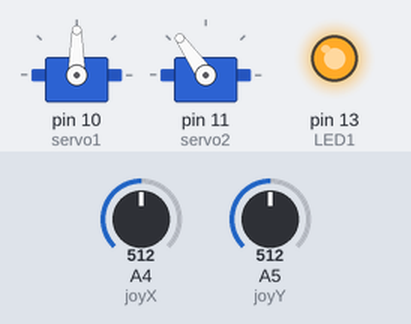
A sketch run on a simulated Arduino Uno, built with avr-gcc and run on an emulated ATmega328P. Shown: 2 × servo, output pins drawn as LEDs (lit = HIGH). The inputs (shaded band) are chosen by the test bench; at power-on: A4 (joyX) = 512, A5 (joyY) = 512.

Above: at 1.2 s.
1.3 s: A4 (joyX) set to 716
At 1.7 s:
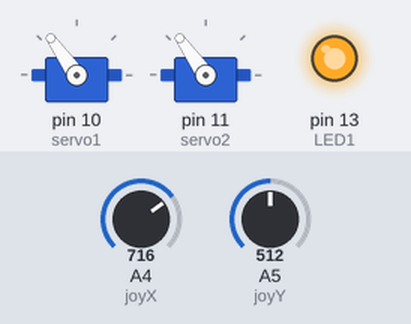
2.8 s: A5 (joyY) set to 716
At 4.0 s:
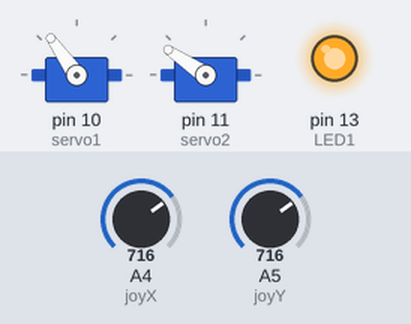
4.3 s: A4 (joyX) set to 900
At 5.2 s:
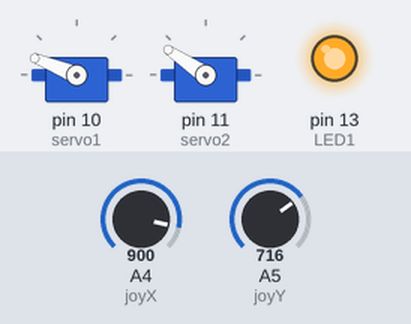
5.8 s: A5 (joyY) set to 900
At 6.4 s:
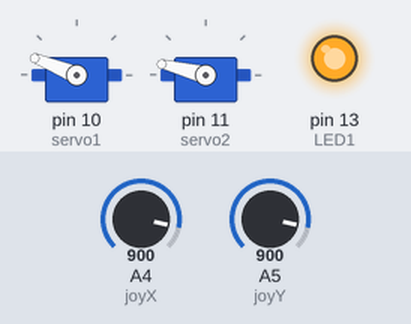
7.3 s: A4 (joyX) set to 1023
At 7.6 s:
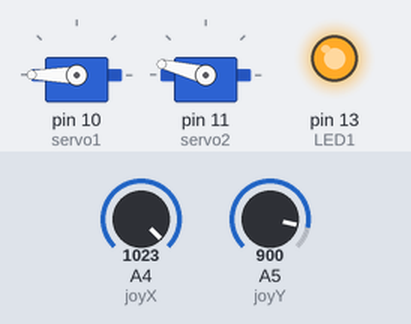
8.8 s: A5 (joyY) set to 1023
At 9.9 s:
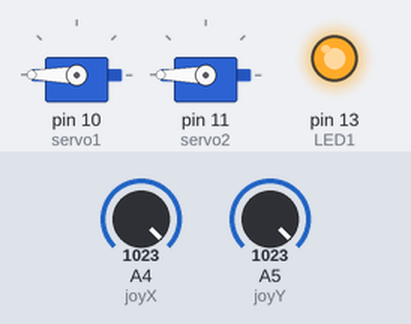
Timing chart, 0 to 11.3 s (numbered marks = the images above; inputs shaded):
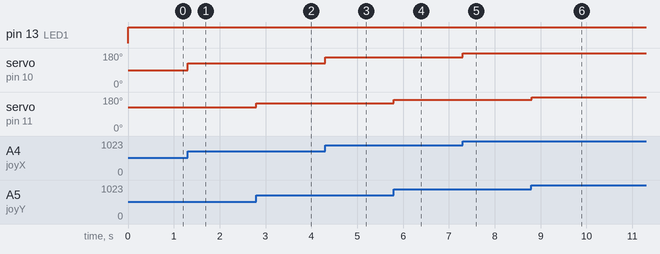

The sketch:

yt_servo.ino
```cpp
#include <Servo.h>

Servo servo1;
Servo servo2;
int joyX = 4;
int joyY = 5;

int servoVal;
int LED1 = 13;

void setup()
{
  pinMode(LED1, OUTPUT);
  servo1.attach(10);
  servo2.attach(11);

  Serial.begin(6000);
}

void loop()
{
  digitalWrite(LED1, HIGH);
  servoVal = analogRead(joyX);
  servoVal = map(servoVal, 0, 1023, 0, 180);
  servo1.write(servoVal);

  servoVal = analogRead(joyY);
  servoVal = map(servoVal, 0, 1023, 70, 180);
  servo2.write(servoVal);
  delay(15);
}
```

Measured:
- after the input at 1.3 s, servo on pin 10 (servo1): 90° → 125° at once
- after the input at 2.8 s, servo on pin 11 (servo2): 125° → 146° at once
- after the input at 4.3 s, servo on pin 10 (servo1): 125° → 158° at once
- after the input at 5.8 s, servo on pin 11 (servo2): 146° → 166° at once
- after the input at 7.3 s, servo on pin 10 (servo1): 158° → 180° at once
- after the input at 8.8 s, servo on pin 11 (servo2): 166° → 180° at once
